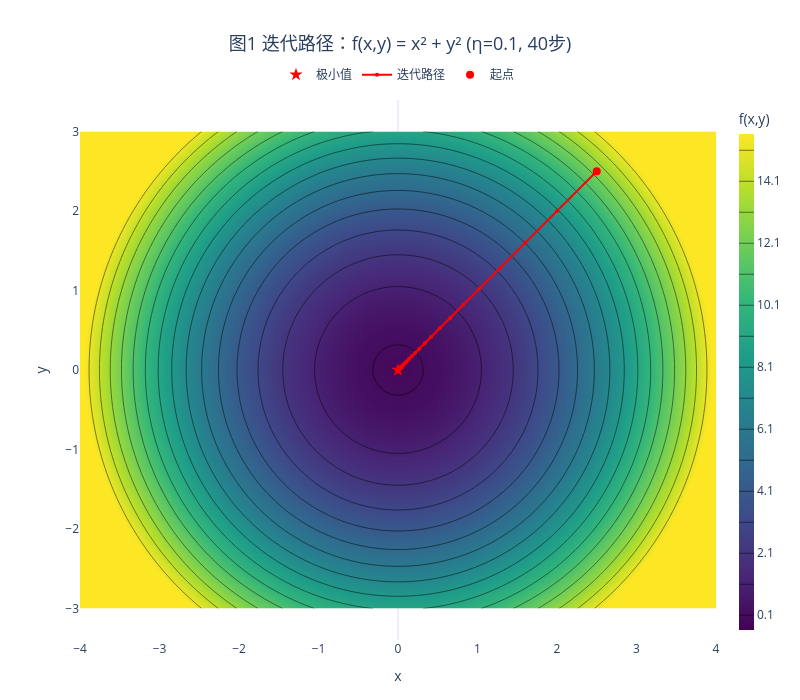
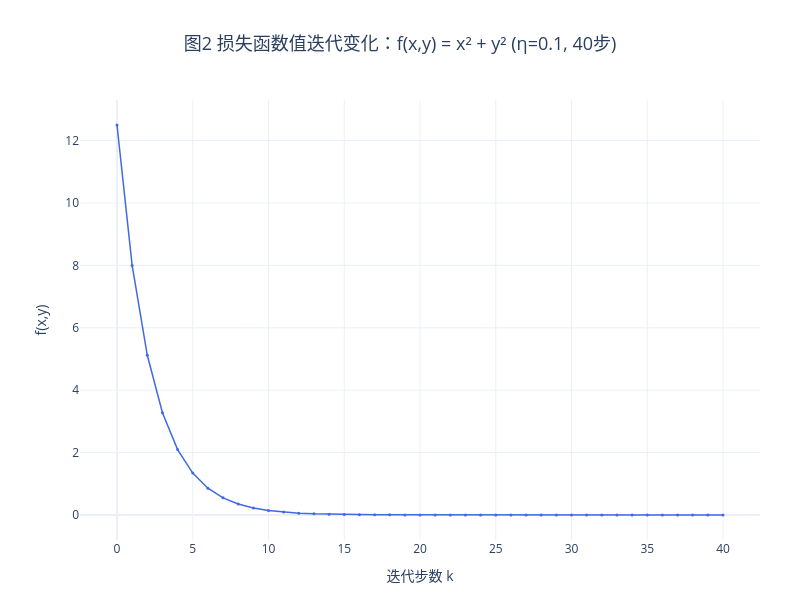

Notebook code for these charts, in order:
### Markdown cell above
让我们从一个简单的**二元对称凸二次函数**出发，通过代码直观地观察梯度下降法的工作过程。为什么选择二元函数？因为一元函数的梯度退化为标量导数，无法展现梯度作为**向量**的核心特征——方向与大小。

**目标函数**：
$$
f(x, y) = x^2 + y^2
$$

这是一个开口向上的椭圆抛物面，x方向和y方向的曲率相同（对称），其**理论最优解**为 $(x^*, y^*) = (0, 0)$（令 $\nabla f = (2x, 2y)^\top = \mathbf{0}$ 得到）。

**梯度向量**：
$$
\nabla f(x, y) = \begin{bmatrix} \frac{\partial f}{\partial x} \\ \frac{\partial f}{\partial y} \end{bmatrix} = \begin{bmatrix} 2x \\ 2y \end{bmatrix}
$$

**梯度下降更新规则**：
$$
\begin{bmatrix} x_{k+1} \\ y_{k+1} \end{bmatrix} = \begin{bmatrix} x_k \\ y_k \end{bmatrix} - \eta \cdot \nabla f(x_k, y_k)
$$

其中 $\eta$ 是步长。

### Code cell
# ===== 导入必要的库 =====
import numpy as np
import plotly.graph_objects as go

# ========= 参数设置 =========
x0, y0 = 2.5, 2.5
eta = 0.1
max_iter = 40

# ========= 定义二元目标函数及其梯度 =========
def f(x, y):
    return x**2 + y**2

def grad_f(x, y):
    return np.array([2*x, 2*y])


# ========= 运行梯度下降 =========
points = [(x0, y0)]
values = [f(x0, y0)]
x_cur, y_cur = x0, y0

print("【梯度下降法迭代过程】η = 0.1，从 (x₀, y₀) = (2.5, 2.5) 出发")
print("=" * 140)

# 表头及对齐工具
headers = ["步数", "当前位置(x,y)", "梯度∇f", "更新量-η·∇f", "下一步位置", "函数值下降量"]
w_k, w_xy1, w_grad, w_step, w_next, w_dec = 6, 24, 24, 26, 24, 16

def fnt(text, width, align='l'):
    text = str(text)
    padding = width - len(text)
    if padding < 0:
        return text
    if align == 'l':
        return text + ' ' * padding
    return ' ' * padding + text

header_str = (fnt(headers[0], w_k, 'l') + fnt(headers[1], w_xy1, 'l') + 
              fnt(headers[2], w_grad, 'l') + fnt(headers[3], w_step, 'l') + 
              fnt(headers[4], w_next, 'l') + fnt(headers[5], w_dec, 'l'))
print(header_str)
print("=" * 140)

# ===== 梯度下降主循环 =====
for k in range(max_iter):
    g = grad_f(x_cur, y_cur)
    step = -eta * g
    x_next = x_cur + step[0]
    y_next = y_cur + step[1]
    f_cur = f(x_cur, y_cur)
    f_next = f(x_next, y_next)
    decrease = f_cur - f_next
    
    # 记录路径点
    points.append((x_next, y_next))
    values.append(f_next)
    
    # 打印部分迭代过程
    if k < 20 or k >= max_iter - 5:
        cur_str = f"({x_cur:>8.4f}, {y_cur:>8.4f})"
        grad_str = f"({g[0]:>8.4f}, {g[1]:>8.4f})"
        step_str = f"({step[0]:>9.4f}, {step[1]:>9.4f})"
        next_str = f"({x_next:>8.4f}, {y_next:>8.4f})"
        dec_str = f"{decrease:>12.6f}"

        row_str = (fnt(k, w_k, 'l') + fnt(cur_str, w_xy1, 'l') + 
                   fnt(grad_str, w_grad, 'l') + fnt(step_str, w_step, 'l') + 
                   fnt(next_str, w_next, 'l') + fnt(dec_str, w_dec, 'r'))
        print(row_str)
    elif k == 20:
        print("... (中间迭代省略) ...")
    
    x_cur, y_cur = x_next, y_next

print("=" * 140)

# ================= 补充最后的控制台输出（包含起点） =================
print(f"【理论最优解】 (x*, y*) = (0.0000, 0.0000), f(x*, y*) = 0.0000")
print(f"【起始点】  (x₀, y₀) = ({points[0][0]:.6f}, {points[0][1]:.6f}), f(x₀, y₀) = {values[0]:.6f}")
print(f"【迭代终点】 迭代{max_iter}步后: (x, y) = ({points[-1][0]:.6f}, {points[-1][1]:.6f}), f = {values[-1]:.6f}")
print(f"【总下降量】  {values[0] - values[-1]:.6f}")

# 提取迭代路径的 X 和 Y 坐标
xs = np.array([p[0] for p in points])
ys = np.array([p[1] for p in points])

# ============================================================
# 图1：等高线图 + 梯度下降迭代路径（去掉多余刻度，保持1:1等比例）
# ============================================================
x_range = np.linspace(-4.0, 4.0, 400)
y_range = np.linspace(-3.0, 3.0, 400)
X, Y = np.meshgrid(x_range, y_range)
Z = f(X, Y)

fig1 = go.Figure()

# 1. 添加等高线
fig1.add_trace(go.Contour(
    x=x_range, y=y_range, z=Z,
    colorscale="Viridis",
    contours=dict(start=0.1, end=16, size=1.0, coloring="heatmap"),
    colorbar=dict(title="f(x,y)", thickness=15),
    showlegend=False
))

# 2. 标记极小值（五角星）
fig1.add_trace(go.Scatter(
    x=[0.0], y=[0.0], mode="markers",
    marker=dict(color="red", size=10, symbol="star"), name="极小值"
))

# 3. 绘制迭代路径
fig1.add_trace(go.Scatter(
    x=xs, y=ys, mode="lines+markers",
    line=dict(color="red", width=2),
    marker=dict(color="red", size=4),
    name="迭代路径"
))

# 4. 标记起点
fig1.add_trace(go.Scatter(
    x=[xs[0]], y=[ys[0]], mode="markers",
    marker=dict(color="red", size=8), name="起点"
))

# ===== 图1布局（紧凑、无多余刻度） =====
fig1.update_layout(
    title=dict(text=f"图1 迭代路径：f(x,y) = x² + y² (η={eta}, {max_iter}步)", font=dict(size=18), x=0.5),
    template="plotly_white",
    autosize=False,
    width=800, height=700,
    xaxis=dict(
        title="x",
        range=[-4.0, 4.0],
        dtick=1,
        showgrid=False,
        scaleanchor="y",
        scaleratio=1
    ),
    yaxis=dict(
        title="y",
        range=[-3.0, 3.0],
        dtick=1,
        showgrid=False,
        scaleanchor="x",
        scaleratio=1
    ),
    hovermode="x unified", 
    showlegend=True,
    legend=dict(orientation="h", yanchor="bottom", y=1.02, xanchor="center", x=0.5, bgcolor="rgba(255,255,255,0.8)"),
    margin=dict(l=80, r=60, t=100, b=60)
)

fig1.update_xaxes(automargin=True)
fig1.update_yaxes(automargin=True)

fig1.show()

# ============================================================
# 图2：损失函数值下降曲线
# ============================================================
fig2 = go.Figure()
fig2.add_trace(go.Scatter(
    x=list(range(len(values))), y=values,
    mode="lines+markers",
    line=dict(color="royalblue", width=1.5),
    marker=dict(color="royalblue", size=3),
    name="损失值"
))

fig2.update_layout(
    title=dict(text=f"图2 损失函数值迭代变化：f(x,y) = x² + y² (η={eta}, {max_iter}步)", font=dict(size=18), x=0.5),
    xaxis_title="迭代步数 k", yaxis_title="f(x,y)",
    template="plotly_white",
    autosize=False,
    width=800, height=600,
    margin=dict(l=80, r=40, t=100, b=60),
    hovermode="x unified"
)

fig2.update_xaxes(automargin=True)
fig2.update_yaxes(automargin=True)

fig2.show()

### Figure 1 — Plotly figure (JSON) as saved in the notebook; plotly's stock layout.template omitted (floating-point values rounded to 4 significant figures; data arrays with more than 128 entries replaced by an {"elided": "..."} marker saying what was removed)
{"data": [{"colorbar": {"thickness": 15, "title": {"text": "f(x,y)"}}, "colorscale": [[0, "#440154"], [0.1111, "#482878"], [0.2222, "#3e4989"], [0.3333, "#31688e"], [0.4444, "#26828e"], [0.5556, "#1f9e89"], [0.6667, "#35b779"], [0.7778, "#6ece58"], [0.8889, "#b5de2b"], [1, "#fde725"]], "contours": {"coloring": "heatmap", "end": 16, "size": 1, "start": 0.1}, "showlegend": false, "type": "contour", "x": {"elided": "400 float values"}, "y": {"elided": "400 float values"}, "z": {"elided": "400x400 float values"}}, {"marker": {"color": "red", "size": 10, "symbol": "star"}, "mode": "markers", "name": "极小值", "type": "scatter", "x": [0], "y": [0]}, {"line": {"color": "red", "width": 2}, "marker": {"color": "red", "size": 4}, "mode": "lines+markers", "name": "迭代路径", "type": "scatter", "x": [2.5, 2.0, 1.6, 1.28, 1.024, 0.8192, 0.6554, 0.5243, 0.4194, 0.3355, 0.2684, 0.2147, 0.1718, 0.1374, 0.11, 0.08796, 0.07037, 0.05629, 0.04504, 0.03603, 0.02882, 0.02306, 0.01845, 0.01476, 0.01181, 0.009445, 0.007556, 0.006045, 0.004836, 0.003869, 0.003095, 0.002476, 0.001981, 0.001585, 0.001268, 0.001014, 0.0008113, 0.000649, 0.0005192, 0.0004154, 0.0003323], "y": [2.5, 2.0, 1.6, 1.28, 1.024, 0.8192, 0.6554, 0.5243, 0.4194, 0.3355, 0.2684, 0.2147, 0.1718, 0.1374, 0.11, 0.08796, 0.07037, 0.05629, 0.04504, 0.03603, 0.02882, 0.02306, 0.01845, 0.01476, 0.01181, 0.009445, 0.007556, 0.006045, 0.004836, 0.003869, 0.003095, 0.002476, 0.001981, 0.001585, 0.001268, 0.001014, 0.0008113, 0.000649, 0.0005192, 0.0004154, 0.0003323]}, {"marker": {"color": "red", "size": 8}, "mode": "markers", "name": "起点", "type": "scatter", "x": [2.5], "y": [2.5]}], "layout": {"autosize": false, "height": 700, "hovermode": "x unified", "legend": {"bgcolor": "rgba(255,255,255,0.8)", "orientation": "h", "x": 0.5, "xanchor": "center", "y": 1.02, "yanchor": "bottom"}, "margin": {"b": 60, "l": 80, "r": 60, "t": 100}, "showlegend": true, "title": {"font": {"size": 18}, "text": "图1 迭代路径：f(x,y) = x² + y² (η=0.1, 40步)", "x": 0.5}, "width": 800, "xaxis": {"automargin": true, "dtick": 1, "range": [-4, 4], "scaleanchor": "y", "scaleratio": 1, "showgrid": false, "title": {"text": "x"}}, "yaxis": {"automargin": true, "dtick": 1, "range": [-3, 3], "scaleanchor": "x", "scaleratio": 1, "showgrid": false, "title": {"text": "y"}}}}

### Figure 2 — Plotly figure (JSON) as saved in the notebook; plotly's stock layout.template omitted (floating-point values rounded to 4 significant figures)
{"data": [{"line": {"color": "royalblue", "width": 1.5}, "marker": {"color": "royalblue", "size": 3}, "mode": "lines+markers", "name": "损失值", "type": "scatter", "x": [0, 1, 2, 3, 4, 5, 6, 7, 8, 9, 10, 11, 12, 13, 14, 15, 16, 17, 18, 19, 20, 21, 22, 23, 24, 25, 26, 27, 28, 29, 30, 31, 32, 33, 34, 35, 36, 37, 38, 39, 40], "y": [12.5, 8, 5.12, 3.277, 2.097, 1.342, 0.859, 0.5498, 0.3518, 0.2252, 0.1441, 0.09223, 0.05903, 0.03778, 0.02418, 0.01547, 0.009904, 0.006338, 0.004056, 0.002596, 0.001662, 0.001063, 0.0006806, 0.0004356, 0.0002788, 0.0001784, 0.0001142, 7.308e-05, 4.677e-05, 2.993e-05, 1.916e-05, 1.226e-05, 7.846e-06, 5.022e-06, 3.214e-06, 2.057e-06, 1.316e-06, 8.425e-07, 5.392e-07, 3.451e-07, 2.209e-07]}], "layout": {"autosize": false, "height": 600, "hovermode": "x unified", "margin": {"b": 60, "l": 80, "r": 40, "t": 100}, "title": {"font": {"size": 18}, "text": "图2 损失函数值迭代变化：f(x,y) = x² + y² (η=0.1, 40步)", "x": 0.5}, "width": 800, "xaxis": {"automargin": true, "title": {"text": "迭代步数 k"}}, "yaxis": {"automargin": true, "title": {"text": "f(x,y)"}}}}
